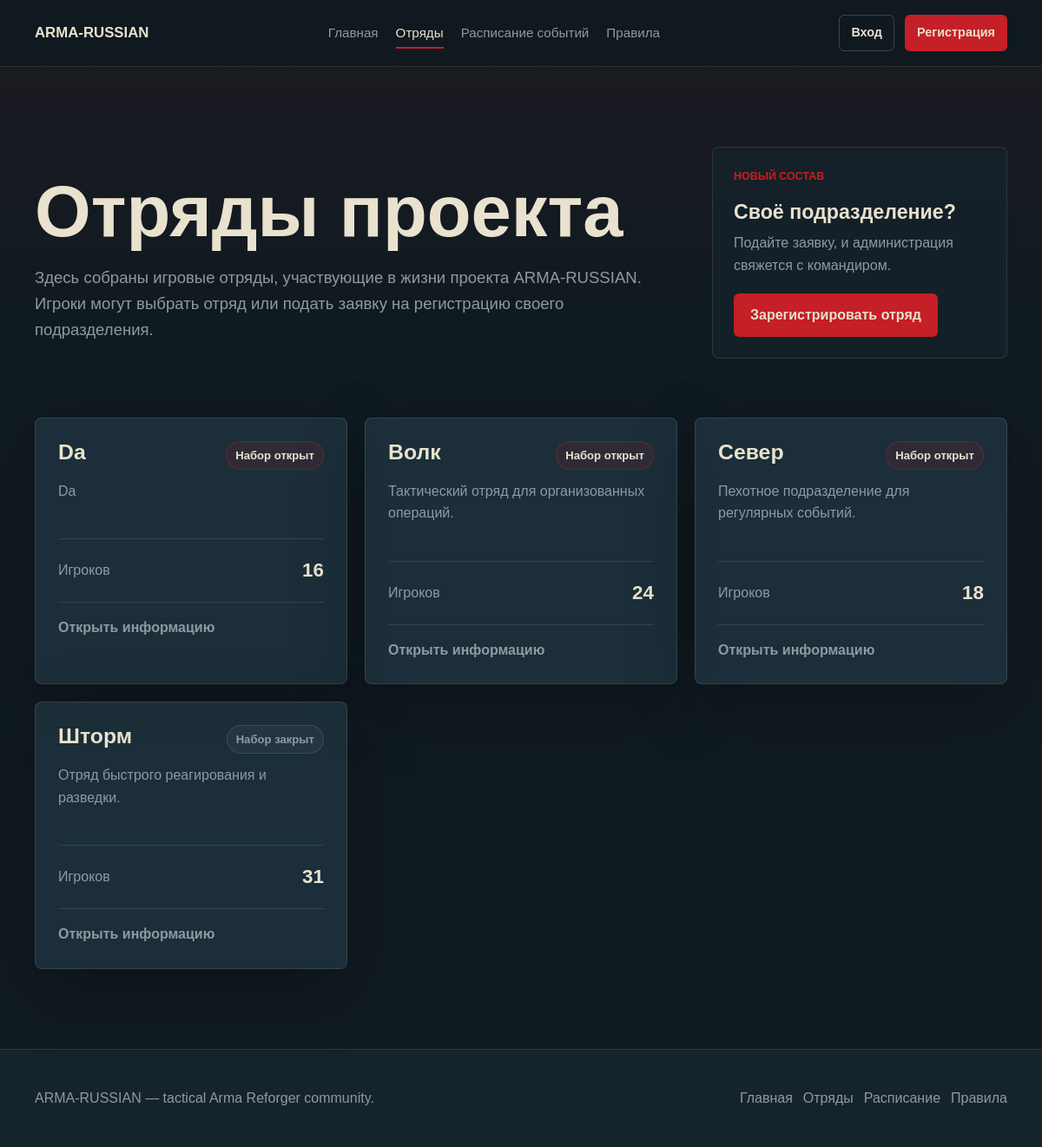
The app's page /squads/ with its own data.
### main/models.py (models this page shows, shortened)
class Squad(models.Model):
    STATUS_OPEN = 'open'
    STATUS_CLOSED = 'closed'
    STATUS_CHOICES = [
        (STATUS_OPEN, 'Набор открыт'),
        (STATUS_CLOSED, 'Набор закрыт'),
    ]
    name = models.CharField('Название отряда', max_length=120)
    slug = models.SlugField('URL', max_length=140, unique=True, allow_unicode=True)
    description = models.TextField('Краткое описание')
    players_count = models.PositiveIntegerField('Количество игроков', default=1)
    recruitment_status = models.CharField('Статус набора', max_length=16, choices=STATUS_CHOICES, default=STATUS_OPEN)
    commander_name = models.CharField('Командир', max_length=120, blank=True)
    specialization = models.TextField('Специализация', blank=True)
    communication = models.CharField('Связь', max_length=160, blank=True)
    schedule = models.CharField('Расписание', max_length=160, blank=True)
    requirements = models.TextField('Требования', blank=True)
    owner = models.ForeignKey(
        settings.AUTH_USER_MODEL,
        verbose_name='Владелец отряда',
        on_delete=models.SET_NULL,
        null=True,
        blank=True,
        related_name='owned_squads',
    )
    created_at = models.DateTimeField('Дата создания', auto_now_add=True)
    class Meta:
        ordering = ['name']
        verbose_name = 'Отряд'
        verbose_name_plural = 'Отряды'
    @property
    def status_label(self):
        return self.get_recruitment_status_display()

### main/views.py (the view)
# urls.py: path('squads/', views.squads, name='squads'),
def squads(request):
    ensure_default_squads()
    is_modal_open = False
    if request.method == 'POST':
        if not request.user.is_authenticated:
            messages.error(request, 'Чтобы зарегистрировать отряд, войдите в аккаунт.')
            return redirect('login')
        if not user_is_approved(request.user):
            messages.error(request, 'Регистрировать отряды могут только подтверждённые пользователи.')
            return redirect('profile')
        form = SquadApplicationForm(request.POST)
        if form.is_valid():
            application = form.save(commit=False)
            application.owner = request.user
            application.save()
            squad = Squad.objects.create(
                name=application.squad_name,
                slug=unique_squad_slug(application.squad_name),
                description=application.description,
                players_count=application.players_count,
                commander_name=application.commander_name,
                communication=application.contact,
                specialization='Отряд зарегистрирован через заявку сообщества.',
                schedule='Уточняется командиром отряда.',
                requirements='Наличие связи.\nГотовность соблюдать правила проекта.',
                owner=request.user,
            )
            SquadMembership.objects.create(
                squad=squad,
                user=request.user,
                display_name=application.commander_name,
                contact=application.contact,
                role=SquadMembership.ROLE_COMMANDER,
            )
            messages.success(request, 'Отряд зарегистрирован. Вы назначены командиром отряда.')
            return redirect('squad_manage', slug=squad.slug)
        messages.error(request, 'Проверьте поля формы и исправьте ошибки.')
        is_modal_open = True
    else:
        form = SquadApplicationForm()
    return render(
        request,
        'main/squads.html',
        {
            'squads': Squad.objects.all(),
            'form': form,
            'active_page': 'squads',
            'is_modal_open': is_modal_open,
        },
    )

### main/forms.py (called while the page is built)
    def apply_styles(self):
        for field in self.fields.values():
            classes = field.widget.attrs.get('class', '')
            field.widget.attrs['class'] = f'{classes} {self.field_class}'.strip()

### main/views.py (called while the page is built)
def ensure_default_squads():
    for squad_data in DEFAULT_SQUADS:
        Squad.objects.get_or_create(slug=squad_data['slug'], defaults=squad_data)

### templates/main/squads.html (shortened to what this page needs)
{% extends 'base.html' %}
{% block content %}
<section class="section page-hero">
    <div class="container page-hero-grid">
        <div>
            <h1>Отряды проекта</h1>
            <p class="lead">Здесь собраны игровые отряды, участвующие в жизни проекта ARMA-RUSSIAN. Игроки могут выбрать отряд или подать заявку на регистрацию своего подразделения.</p>
        </div>
        <div class="squad-cta">
            <p class="eyebrow">Новый состав</p>
            <h2>Своё подразделение?</h2>
            <p>Подайте заявку, и администрация свяжется с командиром.</p>
            <button class="btn btn-primary" type="button" data-modal-open="squad-modal">Зарегистрировать отряд</button>
        </div>
    </div>
</section>
<section class="section section-tight">
    <div class="container">
        <div class="card-grid">
            {% for squad in squads %}
                <a class="card squad-card squad-link-card" href="{% url 'squad_detail' squad.slug %}">
                    <div class="squad-header">
                        <h2>{{ squad.name }}</h2>
                        <span class="badge {% if squad.recruitment_status == 'closed' %}badge-muted{% endif %}">{{ squad.status_label }}</span>
                    </div>
                    <p>{{ squad.description }}</p>
                    <div class="metric">
                        <span>Игроков</span>
                        <strong>{{ squad.players_count }}</strong>
                    </div>
                    <span class="card-action">Открыть информацию</span>
                </a>
            {% endfor %}
        </div>
    </div>
</section>
{% endblock %}

### static/main/css/styles.css (style rules this page uses)
:root { --bg: #101A21; --bg-soft: #15232B; --card: #1F3540; --text: #E8E2CE; --muted: #8F9AA0; --accent: #C51F27; --accent-dark: #9F171F; --border: rgba(232, 226, 206, 0.12); --border-strong: rgba(232, 226, 206, 0.22); --shadow: 0 24px 80px rgba(0, 0, 0, 0.24); }
* { box-sizing: border-box; }
html { scroll-behavior: smooth; }
body { margin: 0; min-height: 100vh; background: linear-gradient(180deg, rgba(197, 31, 39, 0.08), transparent 360px), var(--bg); color: var(--text); font-family: Arial, Helvetica, sans-serif; line-height: 1.6; }
a { color: inherit; text-decoration: none; }
button, input, textarea { font: inherit; }
.container { width: min(1120px, calc(100% - 40px)); margin: 0 auto; }
.btn { display: inline-flex; align-items: center; justify-content: center; min-height: 44px; padding: 11px 18px; border: 1px solid transparent; border-radius: 6px; cursor: pointer; font-weight: 700; transition: border-color 180ms ease, background 180ms ease, color 180ms ease, transform 180ms ease; }
.btn-primary { background: var(--accent); color: var(--text); }
.section { padding: 92px 0; }
.section-tight { padding-top: 20px; }
.eyebrow { margin: 0 0 18px; color: var(--accent); font-size: 0.78rem; font-weight: 800; text-transform: uppercase; }
h1, h2, h3, p { margin-top: 0; }
h1 { margin-bottom: 22px; font-size: clamp(3rem, 8vw, 6.9rem); line-height: 0.95; letter-spacing: 0; }
h2 { margin-bottom: 18px; font-size: clamp(1.8rem, 4vw, 3rem); line-height: 1.08; letter-spacing: 0; }
.hero-subtitle, .lead { color: var(--muted); font-size: 1.16rem; max-width: 740px; }
.hero-panel, .card, .form-card { border: 1px solid var(--border); border-radius: 8px; background: rgba(31, 53, 64, 0.78); box-shadow: var(--shadow); }
.card-grid { display: grid; grid-template-columns: repeat(3, minmax(0, 1fr)); gap: 20px; }
.card { padding: 26px; transition: border-color 180ms ease, transform 180ms ease, background 180ms ease; }
.card p { color: var(--muted); }
.squad-link-card { display: flex; flex-direction: column; min-height: 100%; cursor: pointer; }
.card-action { display: inline-flex; margin-top: 18px; padding-top: 16px; border-top: 1px solid var(--border); color: var(--muted); font-weight: 700; transition: color 180ms ease; }
.page-hero { padding-bottom: 48px; }
.page-hero-grid { display: grid; grid-template-columns: minmax(0, 1fr) 340px; gap: 48px; align-items: end; }
.page-hero h1 { font-size: clamp(2.5rem, 7vw, 5.2rem); }
.squad-cta { border: 1px solid var(--border); border-radius: 8px; background: rgba(21, 35, 43, 0.72); padding: 24px; }
.squad-cta h2 { margin-bottom: 10px; font-size: 1.45rem; }
.squad-cta p:not(.eyebrow) { margin-bottom: 20px; color: var(--muted); }
.squad-header { display: flex; align-items: flex-start; justify-content: space-between; gap: 16px; }
.squad-header h2 { font-size: 1.55rem; }
.badge { display: inline-flex; align-items: center; min-height: 28px; padding: 5px 10px; border: 1px solid rgba(197, 31, 39, 0.4); border-radius: 999px; background: rgba(197, 31, 39, 0.12); color: var(--text); font-size: 0.82rem; font-weight: 700; white-space: nowrap; }
.badge-muted { border-color: var(--border); background: rgba(143, 154, 160, 0.08); color: var(--muted); }
.metric { display: flex; align-items: center; justify-content: space-between; margin-top: 26px; padding-top: 18px; border-top: 1px solid var(--border); }
.metric span { color: var(--muted); }
.metric strong { font-size: 1.4rem; }

### records on screen
Squad: name "Da", status_label "Набор открыт", description "Da", players_count "16"
Squad: name "Волк", status_label "Набор открыт", description "Тактический отряд для организованных операций.", players_count "24"
Squad: name "Север", status_label "Набор открыт", description "Пехотное подразделение для регулярных событий.", players_count "18"
Squad: name "Шторм", status_label "Набор закрыт", description "Отряд быстрого реагирования и разведки.", players_count "31"
